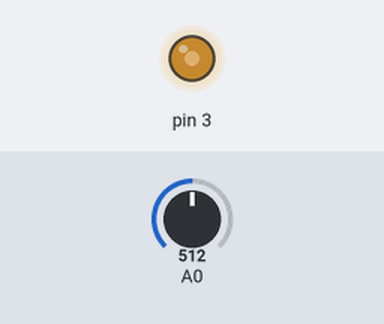
Bench run of a sketch on a simulated Arduino Uno, built with avr-gcc and run on an emulated ATmega328P. Shown: output pins drawn as LEDs (lit = HIGH). The inputs (shaded band) are chosen by the test bench; at power-on: A0 = 512.

Above: at 1.2 s.
1.3 s: A0 set to 716
At 1.8 s:
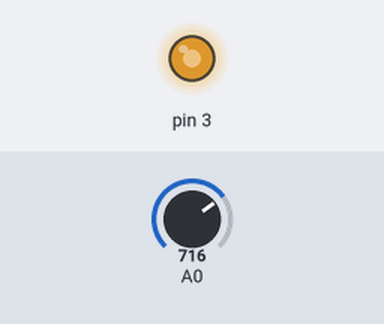
2.8 s: A0 set to 900
At 4.0 s:
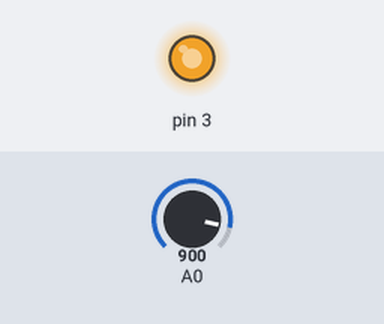
4.3 s: A0 set to 122
At 5.3 s:
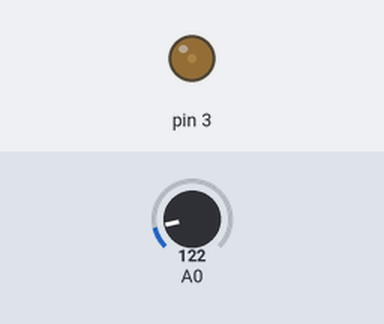
5.8 s: A0 set to 0
At 6.4 s:
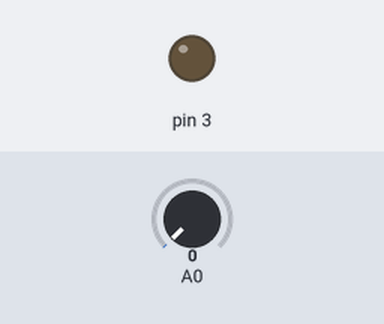
7.3 s: A0 set to 511
At 7.6 s:
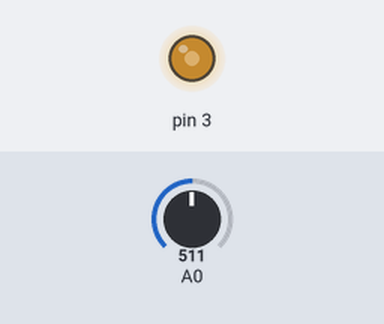
Timing chart, 0 to 9.8 s (numbered marks = the images above; inputs shaded):
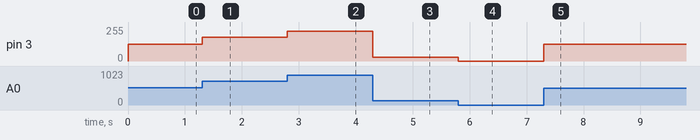

Measured:
- after the input at 1.3 s, pin 3: 127/255 → 178/255 at once
- after the input at 2.8 s, pin 3: 178/255 → 224/255 at once
- after the input at 4.3 s, pin 3: 224/255 → 30/255 at once
- after the input at 5.8 s, pin 3: 30/255 → 0/255 at once
- after the input at 7.3 s, pin 3: 0/255 → 127/255 at once

The sketch:

Potenciometro.ino
```cpp
//Jorge Azzulito Franco
//Uso de potenciometro, lectura y escritura analoga
//Anodo pin 3
//Catodo resistencia 330 Ohms - GND

void setup() {

  pinMode(3,OUTPUT);
  //Los pines analogicos estan como entrada por default
}

void loop() {

  int brillo = analogRead(A0);
  int pot = map(brillo, 0, 1023, 0, 255);
  analogWrite(3, pot);
}
```
